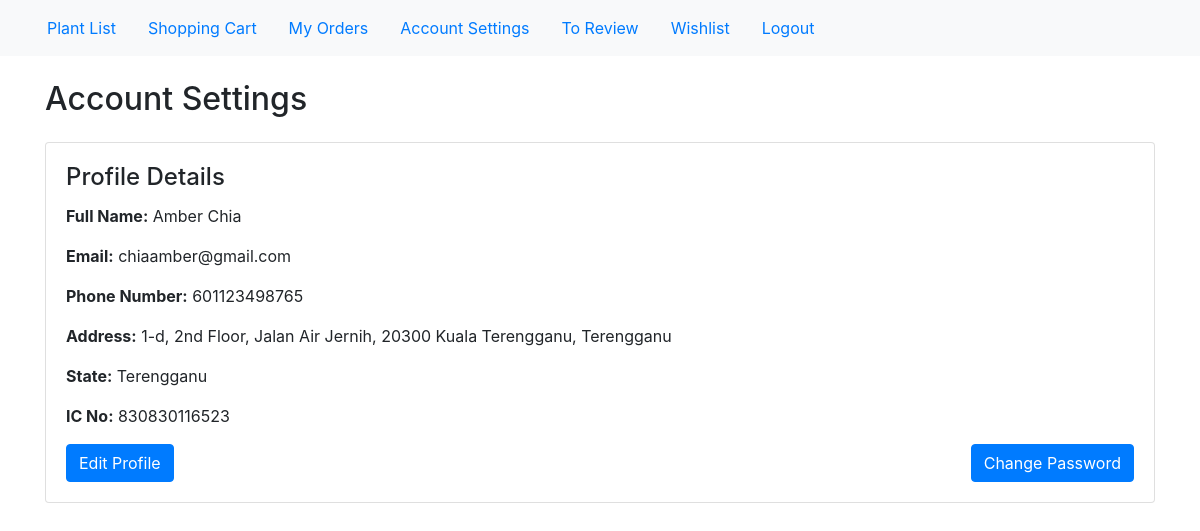
/account_settings/ (signed in), run on an earlier commit of the app's database.
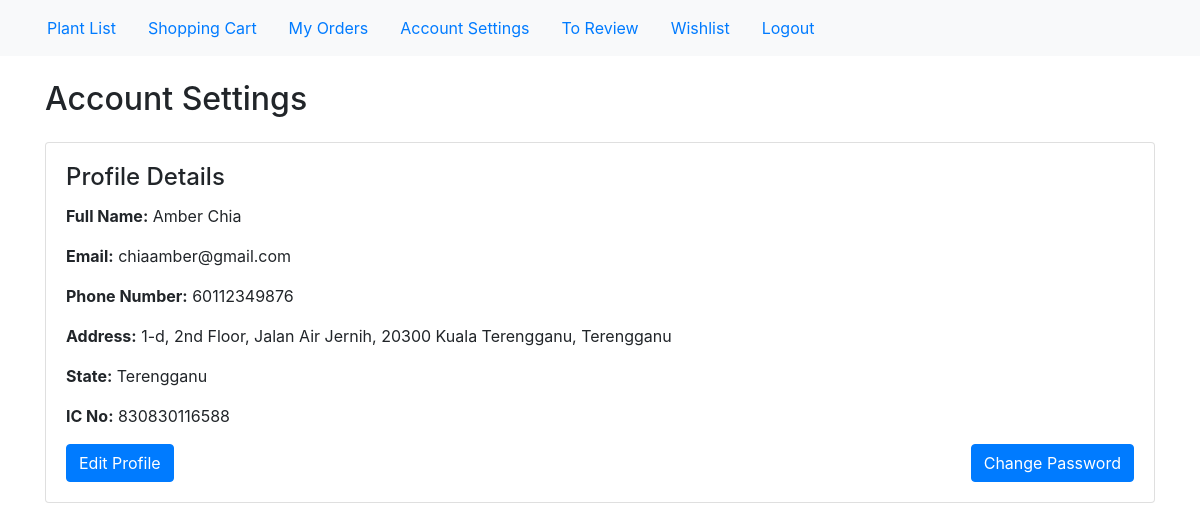
And on a later commit of the database.
### app/models.py (models this page shows, shortened)
class Customer(models.Model):
    user = models.OneToOneField(User, on_delete=models.CASCADE, primary_key=True, related_name='customer_profile')
    customer_name = models.CharField(max_length=80, default='Unknown')
    customer_address = models.CharField(max_length=200)
    customer_state = models.CharField(max_length=30)
    customer_ic = models.CharField(max_length=30, unique=True)
    customer_phone_number = models.BigIntegerField()

class User(AbstractUser):
    is_customer = models.BooleanField(default=False)
    is_deliveryman = models.BooleanField(default=False)
    is_admin = models.BooleanField(default=False)
    email = models.EmailField(unique=True)
    USERNAME_FIELD = 'email'
    REQUIRED_FIELDS = []    # Remove 'email' from here since it's the USERNAME_FIELD

### app/views.py (the view)
# urls.py: path('account_settings/', views.account_settings, name='account_settings'),
@login_required
def account_settings(request):
    customer = request.user.customer_profile
    context = {
        'customer': customer
    }
    return render(request, 'account_settings.html', context)

### app/templates/account_settings.html (shortened to what this page needs)
<!DOCTYPE html>
<html lang="en">
<head>
    <link href="https://stackpath.bootstrapcdn.com/bootstrap/4.5.2/css/bootstrap.min.css" rel="stylesheet">
</head>
<body>
    <nav class="navbar navbar-expand-lg navbar-light bg-light">
        <div class="container-fluid">
            <div class="collapse navbar-collapse" id="navbarNav">
                <a class="nav-link active" aria-current="page" href="{% url 'plant_list' %}">Plant List</a>
                <a class="nav-link active" aria-current="page" href="{% url 'view_cart' %}">Shopping Cart</a>
                <a class="nav-link" href="#">My Orders</a>
                <a class="nav-link active" aria-current="page" href="{% url 'account_settings' %}">Account Settings</a>
                <a class="nav-link active" aria-current="page" href="{% url 'to_review' %}">To Review</a>
                <a class="nav-link active" aria-current="page" href="{% url 'view_wishlist' %}">Wishlist</a>
                <a class="nav-link" href="#">Logout</a>
            </div>
        </div>
    </nav>
    <div class="container mt-4">
        <h2 class="mb-4">Account Settings</h2>
        <div class="card">
            <div class="card-body">
                <h4 class="card-title">Profile Details</h4>
                <p><strong>Full Name:</strong> {{ customer.customer_name }}</p>
                <p><strong>Email:</strong> {{ customer.user.email }}</p>
                <p><strong>Phone Number:</strong> {{ customer.customer_phone_number }}</p>
                <p><strong>Address:</strong> {{ customer.customer_address }}</p>
                <p><strong>State:</strong> {{ customer.customer_state }}</p>
                <p><strong>IC No:</strong> {{ customer.customer_ic }}</p>
                <div class="d-flex justify-content-between">
                    <a href="{% url 'update_profile' %}" class="btn btn-primary">Edit Profile</a>
                    <a href="{% url 'change_password' %}" class="btn btn-primary">Change Password</a>
                </div>
            </div>
        </div>
    </div>
</body>
</html>

What changed in the data, as far as the page shows it:
changed Customer "Amber Chia": customer_phone_number "601123498765" → "60112349876"; customer_ic "830830116523" → "830830116588"
